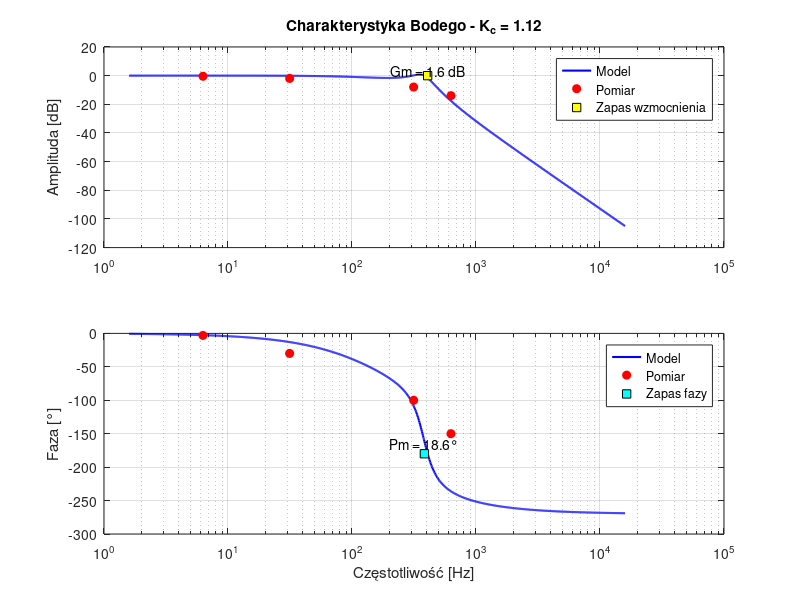
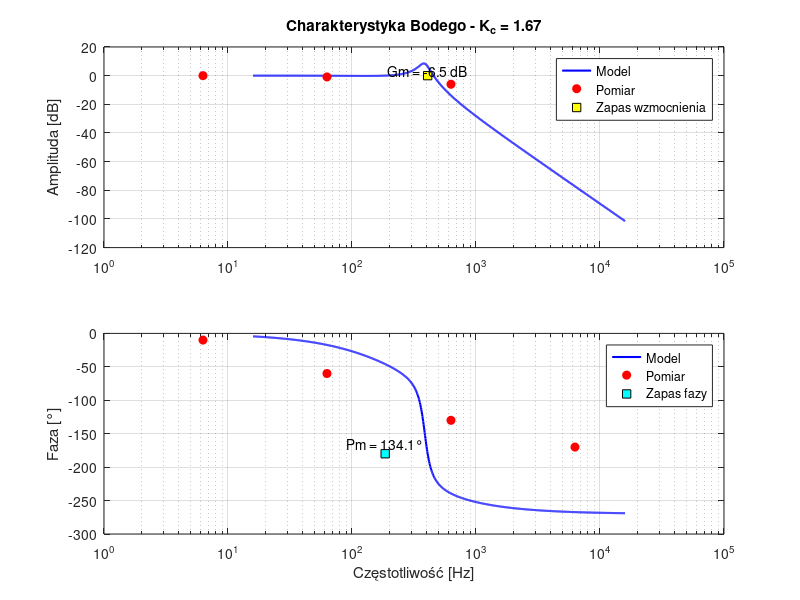

MATLAB code for these plots, in order: (Note: this script raises an error after producing the figures.)
%% Uklad A: 
close all;
clear all;

%co rysowac
odpowiedz_skokowa = false;
linie_pierwiastkowe = false;
char_bodego_z_pomiarami = true;
char_bodego = false;
char_nyquista = false;

K_c = [0.52 1.12 1.67];

T_i = 0.0013;
Gi = tf(1,[T_i 0]); %czlon calkujacy

w0 = 2560;
zeta = 0.37;
Go = tf(w0^2,[1 2*zeta*w0 w0^2]);

%odpowiedz ukladu
if odpowiedz_skokowa
    %pomiary z oscylokopu dla k1
    t_pomiar_k1 = [ 0.002, 0.003, 0.004, 0.005, 0.007];
    y_pomiar_k1 = [  1.2,   1.85,  2.1,   2.0,   1.8];
    %pomiary z oscylokopu dla k2
    t_pomiar_k2 = [ 0.002, 0.003, 0.004, 0.005, 0.007];
    y_pomiar_k2 = [  1.2,   1.85,  2.1,   2.0,   1.8];
    %pomiary z oscylokopu dla k3
    t_pomiar_k3 = [ 0.002, 0.003, 0.004, 0.005, 0.007];
    y_pomiar_k3 = [  1.2,   1.85,  2.1,   2.0,   1.8];

    t = 0:0.0001:0.01;
    u = zeros(size(t));
    u(t>=0.001) = 2 ; %definicja skoku
    
    figure;
    hold on;
    grid on;
    
    legend_entries = {};

    for Kc = K_c
        % --- Wewnątrz pętli dla każdego K_p ---
    
        % 1. Zdefiniuj regulator P dla BIEŻĄCEGO wzmocnienia
        Gc = tf(Kc);
    
        % 2. Zbuduj układ otwarty i zamknięty dla BIEŻĄCEGO K_p
        system_open = Gc * Gi * Go;
        system_closed = feedback(system_open, 1);
    
        % 3. Uruchom symulację
        [Y, T] = lsim(system_closed, u, t);
    
        % 4. Narysuj wynik na przygotowanym wcześniej wykresie
        plot(T, Y, 'LineWidth', 1.5); % 'LineWidth' pogrubia linię
    
        % 5. Dodaj wpis do legendy
        legend_entries{end+1} = ['K_c = ', num2str(Kc)];
    end
    legend_entries{end+1} = 'Sygnał wejściowy';
    plot(t,u,'black');
%dodanie punktow pomiarowych
    plot(t_pomiar_k1,y_pomiar_k1,'bo','MarkerSize', 6);
    legend_entries{end+1} = 'Punkty pomiarowe dla k1';
    plot(t_pomiar_k2,y_pomiar_k2,'ro','MarkerSize', 6);
    legend_entries{end+1} = 'Punkty pomiarowe dla k2';
    plot(t_pomiar_k3,y_pomiar_k3,'o','Color',[1 0.65 0],'MarkerSize', 6);
    legend_entries{end+1} = 'Punkty pomiarowe dla k3';
% Wyłącz "przytrzymywanie"
    hold off; 
    title('Odpowiedź na skok dla różnych wzmocnień K_p');
    xlabel('Czas [s]');
    ylabel('Odpowiedź wyjściowa');
    legend(legend_entries); % Stwórz legendę na podstawie zebranych etykiet
end

% Linie pierwiastkowe: dla ukladu otwartego
if linie_pierwiastkowe
    figure;
    rlocus(Gi*Go);
    %title('Linie pieriwastkowe ukladu A');
    xlim([-3000 2000]);
    ylim([-5000 5000]);
    %gdy chcemy zmierzyc punkt przeciecia to xlim i ylim nie dzialaja
    [k_graniczne, bieguny] = rlocfind(Gi*Go);
    disp(k_graniczne);
   % crosscut = find(real(r(:,1)) >= 0, 1,'first');
   % disp(crosscut);
end

% Char. Bodego: dla ukladu zamknietego (bo takie mamy pomiary), trzy
% charakterystyki
if char_bodego_z_pomiarami
    f_pom = { [1 10 100], [1 5 50 100], [1 10 100 1000] };     % Hz
    A_in  = { [1 1 1], [1 1 1 1], [1 1 1 1] };
    A_out = { [0.9 0.7 0.3], [0.95 0.8 0.4 0.2], [1 0.9 0.5 0.25] };
    phi_pom = { [-5 -45 -120], [-3 -30 -100 -150], [-10 -60 -130 -170] };  % °

    % --- Główna pętla ---
    for i = 1 : length(K_c)
        figure(i);
        
        % --- Tworzenie transmitancji ---
        Gc = tf(K_c(i));
        system_open = Gc * Gi * Go;         % układ otwarty (dla marginesów)
        system_closed = feedback(system_open, 1); % układ zamknięty (dla Bodego)
        
        % --- Dane do Bodego ---
        [mag, phase, wout] = bode(system_closed);
        mag = squeeze(mag);
        phase = squeeze(phase);
        w = wout / (2*pi); % Hz
        
        % --- Dane pomiarowe (dla danej iteracji) ---
        f = f_pom{i}*2*pi;
        Ain = A_in{i};
        Aout = A_out{i};
        phi = phi_pom{i};
        
        G_pom = Aout ./ Ain; % transmitancja z pomiaru
        
        % --- Marginesy ---
        [Gm, Pm, Wcg, Wcp] = margin(system_closed);
        Gm_dB = 20*log10(Gm);
        
        % --- Wykres amplitudowy ---
        subplot(2,1,1);
        semilogx(w, 20*log10(mag), 'b', 'LineWidth', 1.5); hold on;
        semilogx(f, 20*log10(G_pom), 'ro', 'MarkerFaceColor', 'r');
        grid on;
        ylabel('Amplituda [dB]');
        title(['Charakterystyka Bodego - K_c = ', num2str(K_c(i))]);
        legend('Model', 'Pomiar', 'Location', 'Best');
        
        % --- Zaznaczenie zapasu wzmocnienia ---
        if ~isnan(Wcg)
            semilogx(Wcg/(2*pi), 0, 'ks', 'MarkerFaceColor', 'y', 'DisplayName', 'Zapas wzmocnienia');
            text(Wcg/(2*pi), 3, sprintf('Gm = %.1f dB', Gm_dB), 'HorizontalAlignment', 'center');
        end
        
        % --- Wykres fazowy ---
        subplot(2,1,2);
        semilogx(w, phase, 'b', 'LineWidth', 1.5); hold on;
        semilogx(f, phi, 'ro', 'MarkerFaceColor', 'r');
        grid on;
        ylabel('Faza [°]');
        xlabel('Częstotliwość [Hz]');
        legend('Model', 'Pomiar', 'Location', 'Best');
        
        % --- Zaznaczenie zapasu fazy ---
        if ~isnan(Wcp)
            semilogx(Wcp/(2*pi), -180, 'ks', 'MarkerFaceColor', 'c', 'DisplayName', 'Zapas fazy');
            text(Wcp/(2*pi), -165, sprintf('Pm = %.1f°', Pm), 'HorizontalAlignment', 'center');
        end
    end
end

%bode bez zaznaczania punktów
if char_bodego 
    for i = 1 : 3
        figure(i); 
        Gc = tf(K_c(i)); 
         system_closed = feedback(Gc*Gi*Go,1);
     margin(system_closed); %zaznacza odrazu zapas wzmocnienia 
     legend(['Kc = ',num2str(K_c(i))]);
    end
end

% Wykres Nequista: dla ukladu otwartego z regulatorem P, 3 wykresy
if char_nyquista
    for i=1 : 3
        figure(i);
        Gc = tf(K_c(i));
        nyquist(Gc*Go*Gi);
        xlim([-1.4,0.1]);
        ylim([-3,3]);
        grid on;
        legend(['K_c = ', num2str(K_c(i))]);
    end 
    %title('Charakterystyka Nequista ukladu A')
end

%% Uklad B

close all;
clear all;

%co rysowac
odpowiedz_skokowa = false;
linie_pierwiastkowe = false;
char_bodego_z_pomiarami = false;
char_bodego = false;
char_nyquista = true;


K_c = [0.47,1,3.8];

T_i = 0.0013;
Gi = tf(1,[T_i 0]);

T_x = 0.000342;
T_y = 0.0001;
Go = tf([-T_x 1],[T_y 1]);

%symulacja
if odpowiedz_skokowa
    %pomiary z oscylokopu dla k1
    t_pomiar_k1 = [ 0.002, 0.003, 0.004, 0.005, 0.007];
    y_pomiar_k1 = [  1.2,   1.85,  2.1,   2.0,   1.8];
    %pomiary z oscylokopu dla k2
    t_pomiar_k2 = [ 0.002, 0.003, 0.004, 0.005, 0.007];
    y_pomiar_k2 = [  1.2,   1.85,  2.1,   2.0,   1.8];
    %pomiary z oscylokopu dla k3
    t_pomiar_k3 = [ 0.002, 0.003, 0.004, 0.005, 0.007];
    y_pomiar_k3 = [  1.2,   1.85,  2.1,   2.0,   1.8];

    t = 0:0.0001:0.01;
    
    u = zeros(size(t));
    u(t>=0.001) = 2;
    
    figure;
    hold on;
    grid on;

   legend_entries = {};

    for Kc = K_c
        % --- Wewnątrz pętli dla każdego K_p ---
    
        % 1. Zdefiniuj regulator P dla BIEŻĄCEGO wzmocnienia
        Gc = tf(Kc);
    
        % 2. Zbuduj układ otwarty i zamknięty dla BIEŻĄCEGO K_p
        system_open = Gc * Gi * Go;
        system_closed = feedback(system_open, 1);
    
        % 3. Uruchom symulację
        [Y, T] = lsim(system_closed, u, t);
    
        % 4. Narysuj wynik na przygotowanym wcześniej wykresie
        plot(T, Y, 'LineWidth', 1.5); % 'LineWidth' pogrubia linię
    
        % 5. Dodaj wpis do legendy
        legend_entries{end+1} = ['K_c = ', num2str(Kc)];
    end
    legend_entries{end+1} = 'Sygnał wejściowy';
    plot(t,u,'black');
%dodanie punktow pomiarowych
    plot(t_pomiar_k1,y_pomiar_k1,'bo','MarkerSize', 6);
    legend_entries{end+1} = 'Punkty pomiarowe dla k1';
    plot(t_pomiar_k2,y_pomiar_k2,'ro','MarkerSize', 6);
    legend_entries{end+1} = 'Punkty pomiarowe dla k2';
    plot(t_pomiar_k3,y_pomiar_k3,'o','Color',[1 0.65 0],'MarkerSize', 6);
    legend_entries{end+1} = 'Punkty pomiarowe dla k3';
% Wyłącz "przytrzymywanie"
    hold off; 
    title('Odpowiedź na skok dla różnych wzmocnień K_p');
    xlabel('Czas [s]');
    ylabel('Odpowiedź wyjściowa');
    legend(legend_entries); % Stwórz legendę na podstawie zebranych etykiet
end

%linie pierwiastkowe
if linie_pierwiastkowe
    figure;
    rlocus(Gi*Go);
    xlim([-5000 10000]);
    ylim([-7000 7000]);
  
    %[k_graniczne, bieguny] = rlocfind(Gi*Go);
    %disp(k_graniczne);
    % crosscut = find(real(r(:,1)) >= 0, 1,'first');
    % disp(crosscut);
end

% Char. Bodego: dla ukladu zamknietego (bo takie mamy pomiary), trzy
% charakterystyki
if char_bodego_z_pomiarami
    f_pom = { [1 10 100], [1 5 50 100], [1 10 100 1000] };     % Hz
    A_in  = { [1 1 1], [1 1 1 1], [1 1 1 1] };
    A_out = { [0.9 0.7 0.3], [0.95 0.8 0.4 0.2], [1 0.9 0.5 0.25] };
    phi_pom = { [-5 -45 -120], [-3 -30 -100 -150], [-10 -60 -130 -170] };  % °

    % --- Główna pętla ---
    for i = 1 : length(K_c)
        figure(i);
        
        % --- Tworzenie transmitancji ---
        Gc = tf(K_c(i));
        system_open = Gc * Gi * Go;         % układ otwarty (dla marginesów)
        system_closed = feedback(system_open, 1); % układ zamknięty (dla Bodego)
        
        % --- Dane do Bodego ---
        [mag, phase, wout] = bode(system_closed);
        mag = squeeze(mag);
        phase = squeeze(phase);
        w = wout / (2*pi); % Hz
        
        % --- Dane pomiarowe (dla danej iteracji) ---
        f = f_pom{i} * 2 * pi;
        Ain = A_in{i};
        Aout = A_out{i};
        phi = phi_pom{i};
        
        G_pom = Aout ./ Ain; % transmitancja z pomiaru
        
        % --- Marginesy ---
        [Gm, Pm, Wcg, Wcp] = margin(system_closed);
        Gm_dB = 20*log10(Gm);
        
        % --- Wykres amplitudowy ---
        subplot(2,1,1);
        semilogx(w, 20*log10(mag), 'b', 'LineWidth', 1.5); hold on;
        semilogx(f, 20*log10(G_pom), 'ro', 'MarkerFaceColor', 'r');
        grid on;
        ylabel('Amplituda [dB]');
        title(['Charakterystyka Bodego - K_c = ', num2str(K_c(i))]);
        legend('Model', 'Pomiar', 'Location', 'Best');
        
        % --- Zaznaczenie zapasu wzmocnienia ---
        if ~isnan(Wcg)
            semilogx(Wcg/(2*pi), 0, 'ks', 'MarkerFaceColor', 'y', 'DisplayName', 'Zapas wzmocnienia');
            text(Wcg/(2*pi), 3, sprintf('Gm = %.1f dB', Gm_dB), 'HorizontalAlignment', 'center');
        end
        
        % --- Wykres fazowy ---
        subplot(2,1,2);
        semilogx(w, phase, 'b', 'LineWidth', 1.5); hold on;
        semilogx(f, phi, 'ro', 'MarkerFaceColor', 'r');
        grid on;
        ylabel('Faza [°]');
        xlabel('Częstotliwość [Hz]');
        legend('Model', 'Pomiar', 'Location', 'Best');
        
        % --- Zaznaczenie zapasu fazy ---
        if ~isnan(Wcp)
            semilogx(Wcp/(2*pi), -180, 'ks', 'MarkerFaceColor', 'c', 'DisplayName', 'Zapas fazy');
            text(Wcp/(2*pi), -165, sprintf('Pm = %.1f°', Pm), 'HorizontalAlignment', 'center');
        end
    end
end

%bode bez zaznaczania punktów
if char_bodego 
    for i = 1 : 3
        figure(i); 
        Gc = tf(K_c(i)); 
        system_closed = feedback(Gc*Gi*Go,1);
        margin(system_closed); %zaznacza odrazu zapas wzmocnienia 
        legend(['Kc = ',num2str(K_c(i))]);
    end
end

% Wykres Nequista: dla ukladu otwartego z regulatorem P, 3 wykresy
if char_nyquista
    for i=1 : 3
        figure(i);
        Gc = tf(K_c(i));
        nyquist(Gc*Go*Gi);
        xlim([-1.4,0.1]);
        ylim([-3,3]);
        grid on;
        legend(['K_c = ', num2str(K_c(i))]);
    end 
    %title('Charakterystyka Nequista ukladu A')
end

%% uklad D

%co rysowac
odpowiedz_skokowa = false;
linie_pierwiastkowe = false;
char_bodego_z_pomiarami = false;
char_bodego = false;
char_nyquista = true;

K_c = [0.48, 1.47, 2.0]; % różne wzmocnienia regulatora
Kp = 0.871;
Tp = 0.00078;
Go = tf(Kp, [Tp 1]);

if odpowiedz_skokowa
    t = 0:0.001:0.1;
    %sygnal zadany
    r = zeros(size(t));
    r(t >= 0.01) = 2;
    
    %sygnal zakłócenia
    f = 50;
    A = 0;
    d = A * sin(2*pi*f*t);

    % --- Pomiary z oscyloskopu dla trzech wzmocnień ---
    t_pomiar_k1 = [0.01 0.02 0.03 0.04 0.05];
    y_pomiar_k1 = [0.1  0.8  1.2  1.1  1.0];
    
    t_pomiar_k2 = [0.01 0.02 0.03 0.04 0.05];
    y_pomiar_k2 = [0.2  1.0  1.4  1.25 1.1];
    
    t_pomiar_k3 = [0.01 0.02 0.03 0.04 0.05];
    y_pomiar_k3 = [0.3  1.1  1.5  1.35 1.2];

    % --- Wykres ---
    figure;
    hold on;
    grid on;
    legend_entries = {};

    % --- Pętla po wzmocnieniach K_p ---
    for Kc = K_c
        % 1. Definicja regulatora
        P = tf(Kc);

        % 2. Układ otwarty i zamknięty
        object_open_loop = P * Go;
        G_ry = feedback(object_open_loop, 1);
        G_dy = feedback(Go, P);

        % 3. Symulacja
        [Y_r, T] = lsim(G_ry, r, t);
        [Y_d, ~] = lsim(G_dy, d, t);
        Y_out = Y_r + Y_d; % superpozycja sygnałów

        % 4. Rysowanie odpowiedzi
        plot(T, Y_out, 'LineWidth', 1.5);
        legend_entries{end+1} = ['K_c = ', num2str(Kc)];
    end

    % --- Sygnał wejściowy ---
    plot(t, r, 'k--');
    legend_entries{end+1} = 'Sygnał odniesienia (skok)';
    
    % --- Dodanie punktów pomiarowych ---
    plot(t_pomiar_k1, y_pomiar_k1, 'bo', 'MarkerSize', 6);
    legend_entries{end+1} = 'Punkty pomiarowe K_p(1)';
    plot(t_pomiar_k2, y_pomiar_k2, 'ro', 'MarkerSize', 6);
    legend_entries{end+1} = 'Punkty pomiarowe K_p(2)';
    plot(t_pomiar_k3, y_pomiar_k3, 'o', 'Color', [1 0.65 0], 'MarkerSize', 6);
    legend_entries{end+1} = 'Punkty pomiarowe K_p(3)';

    % --- Ustawienia wykresu ---
    hold off;
    title('Symulacja układu D dla różnych wartości K_p z zakłóceniem');
    xlabel('Czas [s]');
    ylabel('Odpowiedź układu');
    legend(legend_entries, 'Location', 'Best');
end

%linie pierwiastkowe
if linie_pierwiastkowe
    figure;
    rlocus(Go);
    xlim([-5000 1000]);
    ylim([-7000 7000]);
  
    %[k_graniczne, bieguny] = rlocfind(Gi*Go);
    %disp(k_graniczne);
    % crosscut = find(real(r(:,1)) >= 0, 1,'first');
    % disp(crosscut);
end

%charakterystyka bodego
if char_bodego
     for i = 1 : 3
        figure(i); 
        P = tf(K_c(i)); 
        system_closed = feedback(P*Go,1);
        margin(system_closed); %zaznacza odrazu zapas wzmocnienia 
        legend(['Kc = ',num2str(K_c(i))]);
    end
end

% Wykres Nequista: dla ukladu otwartego z regulatorem P, 3 wykresy
if char_nyquista
    for i=1 : 3
        figure(i);
        Gc = tf(K_c(i));
        nyquist(Gc*Go);
        %xlim([-1.4,0.1]);
        %ylim([-3,3]);
        grid on;
        legend(['K_c = ', num2str(K_c(i))]);
    end 
end